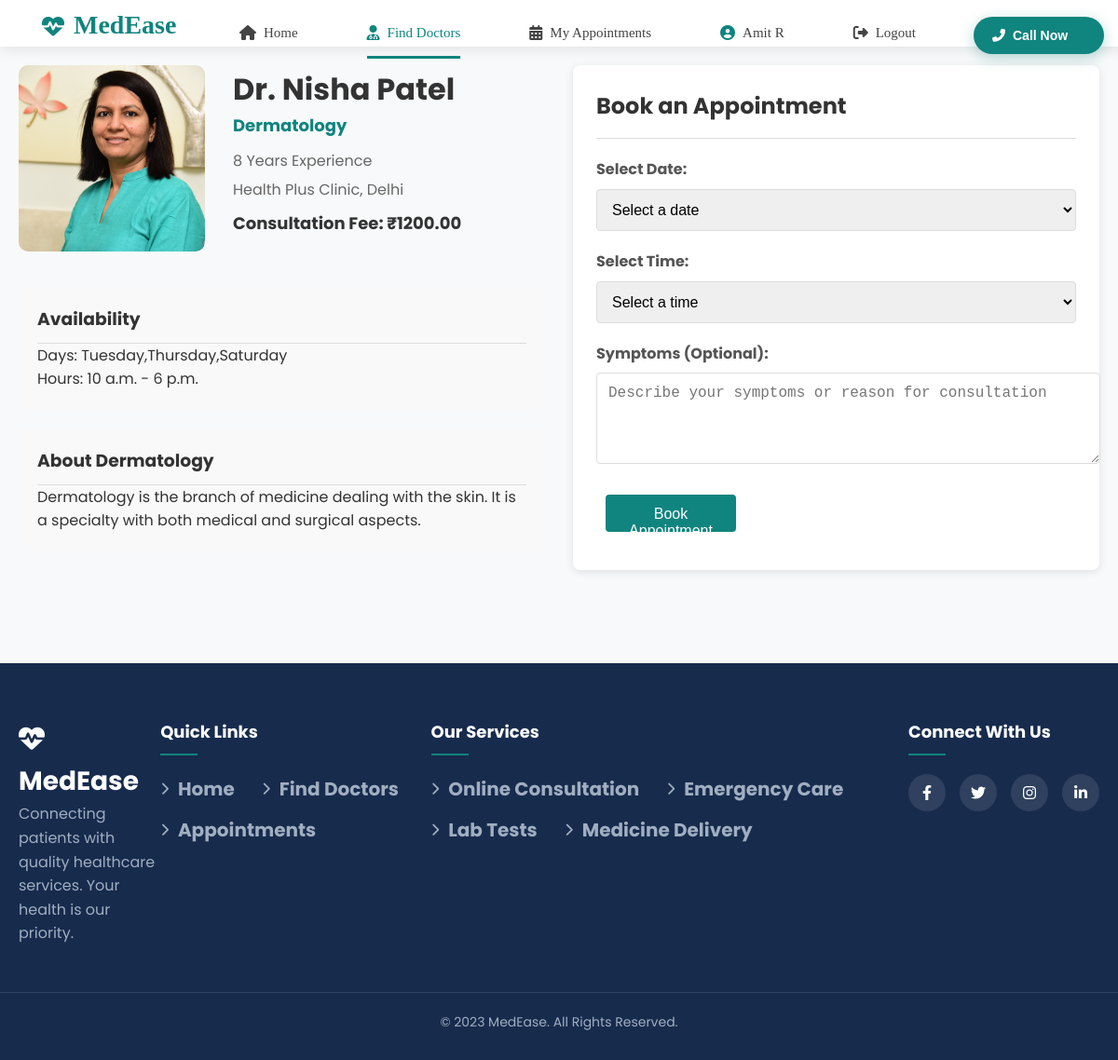
Screenshot of /doctors/2/ (signed in) with the database file from the repository.
### members/models.py (models this page shows, shortened)
class User(AbstractUser):
    username=None
    email=models.EmailField(unique=True)
    mobile=models.CharField(max_length=14)
    city=models.CharField(max_length=100)
    is_patient = models.BooleanField(default=True)
    is_doctor = models.BooleanField(default=False)
    is_hospital_admin = models.BooleanField(default=False)
    objects=UserManager()
    USERNAME_FIELD='email'
    REQUIRED_FIELDS=[]

class Doctor(models.Model):
    user = models.OneToOneField(User, on_delete=models.CASCADE, related_name='doctor_profile')
    speciality = models.ForeignKey(Speciality, on_delete=models.SET_NULL, null=True)
    experience = models.PositiveIntegerField(default=0)  # Experience in years
    fee = models.DecimalField(max_digits=10, decimal_places=2)
    location = models.ForeignKey(Location, on_delete=models.SET_NULL, null=True)
    available_days = models.CharField(max_length=100, default="Monday-Friday")  # e.g. "Monday,Wednesday,Friday"
    available_time_start = models.TimeField(default="09:00")
    available_time_end = models.TimeField(default="17:00")
    profile_image = models.CharField(max_length=200, default="/static/images/profilePhotos/doctor-avatar.png")  # Path to profile image

class Speciality(models.Model):
    name = models.CharField(max_length=100)
    description = models.TextField(blank=True, null=True)
    image = models.CharField(max_length=200, blank=True, null=True)  # Path to image
    class Meta:
        verbose_name_plural = "Specialities"

class Location(models.Model):
    name = models.CharField(max_length=100)
    address = models.TextField()
    city = models.CharField(max_length=100)
    state = models.CharField(max_length=100)
    pincode = models.CharField(max_length=10)

### members/views.py (the view)
# urls.py: path('doctors/<int:doctor_id>/', member_views.doctor_detail, name='doctor_detail'),
def doctor_detail(request, doctor_id):
    doctor = get_object_or_404(Doctor, id=doctor_id)
    available_dates = []
    today = timezone.now().date()
    for i in range(7):
        date = today + datetime.timedelta(days=i)
        day_name = date.strftime('%A')
        if day_name in doctor.available_days:
            available_dates.append(date)
    context = {
        'doctor': doctor,
        'available_dates': available_dates
    }
    return render(request, 'doctor_detail.html', context)

### templates/doctor_detail.html (shortened to what this page needs)
{% extends 'base.html' %}
{% block content %}
<div class="doctor-detail-container">
    <div class="doctor-profile">
        <div class="doctor-header">
            <div class="doctor-img">
                <img src="{{ doctor.profile_image }}" alt="Dr. {{ doctor.user.first_name }} {{ doctor.user.last_name }}">
            </div>
            <div class="doctor-basic-info">
                <h1>Dr. {{ doctor.user.first_name }} {{ doctor.user.last_name }}</h1>
                <p class="doctor-specialty">{{ doctor.speciality.name }}</p>
                <p class="doctor-experience">{{ doctor.experience }} Years Experience</p>
                <p class="doctor-location">{{ doctor.location.name }}, {{ doctor.location.city }}</p>
                <p class="doctor-fee">Consultation Fee: ₹{{ doctor.fee }}</p>
            </div>
        </div>
        <div class="doctor-availability-info">
            <h3>Availability</h3>
            <p>Days: {{ doctor.available_days }}</p>
            <p>Hours: {{ doctor.available_time_start }} - {{ doctor.available_time_end }}</p>
        </div>
        {% if doctor.speciality.description %}
        <div class="doctor-speciality-info">
            <h3>About {{ doctor.speciality.name }}</h3>
            <p>{{ doctor.speciality.description }}</p>
        </div>
        {% endif %}
    </div>
    <div class="appointment-booking-section">
        <h2>Book an Appointment</h2>
        {% if user.is_authenticated %}
            {% if available_dates %}
            <form method="POST" action="{% url 'book_appointment' doctor.id %}" class="booking-form">
                <div class="form-group">
                    <label for="appointment_date">Select Date:</label>
                    <select name="appointment_date" id="appointment_date" required>
                        <option value="">Select a date</option>
                    </select>
                </div>
                <div class="form-group">
                    <label for="appointment_time">Select Time:</label>
                    <select name="appointment_time" id="appointment_time" required>
                        <option value="">Select a time</option>
                    </select>
                </div>
                <div class="form-group">
                    <label for="symptoms">Symptoms (Optional):</label>
                    <textarea name="symptoms" id="symptoms" rows="4" placeholder="Describe your symptoms or reason for consultation"></textarea>
                </div>
                <div class="form-actions">
                    <button type="submit" class="book-btn">Book Appointment</button>
                </div>
            </form>
            {% else %}
            <div class="no-availability">
                <p>The doctor is not available for appointments in the next 7 days.</p>
                <p>Please check back later or select another doctor.</p>
                <a href="{% url 'search_doctors' %}" class="back-btn">Back to Doctors</a>
            </div>
            {% endif %}
        {% else %}
        <div class="login-required">
            <p>Please log in to book an appointment.</p>
            <a href="{% url 'login' %}?next={% url 'doctor_detail' doctor.id %}" class="login-btn">Login</a>
            <a href="{% url 'signup' %}" class="signup-btn">Sign Up</a>
        </div>
        {% endif %}
    </div>
</div>
{% endblock %}

### templates/base.html (shortened to what this page needs)
<!DOCTYPE html>
<html lang="en">
<head>
    <link rel="stylesheet" href="https://cdnjs.cloudflare.com/ajax/libs/font-awesome/6.4.0/css/all.min.css">
    <link rel="stylesheet" href="/static/css/style.css">
</head>
<body>
    <nav class="navbar">
        <div class="navdiv">
            <div class="logo"><a href="/"><i class="fas fa-heartbeat"></i>MedEase</a></div>
            <div class="nav-wrapper">
                <ul id="nav-menu">
                    <li class="{% if request.path == '/' %}active{% endif %}">
                        <a href="/"><i class="fas fa-home"></i> Home</a>
                    </li>
                    <li class="{% if '/doctors/' in request.path %}active{% endif %}">
                        <a href="/doctors/"><i class="fas fa-user-md"></i> Find Doctors</a>
                    </li>
                    {% if user.is_authenticated %}
                    {% if user.is_doctor %}
                    <li class="{% if '/appointments/' in request.path %}active{% endif %}">
                        <a href="/appointments/"><i class="fas fa-calendar-alt"></i> My Appointments</a>
                    </li>
                    {% elif user.is_hospital_admin %}
                    <li class="{% if '/admin/' in request.path %}active{% endif %}">
                        <a href="{% url 'admin_dashboard' %}"><i class="fas fa-chart-line"></i> Admin Dashboard</a>
                    </li>
                    {% else %}
                    <li class="{% if '/appointments/' in request.path %}active{% endif %}">
                        <a href="/appointments/"><i class="fas fa-calendar-alt"></i> My Appointments</a>
                    </li>
                    {% endif %}
                    <li class="user-welcome">
                        <a href="#"><i class="fas fa-user-circle"></i> {{ user.first_name }}</a>
                    </li>
                    <li>
                        <a href="/logout/"><i class="fas fa-sign-out-alt"></i> Logout</a>
                    </li>
                    {% endif %}
                </ul>
                <button class="call-btn" id="call-btn">
                    <a href="javascript:void(0)"><i class="fas fa-phone-alt"></i> Call Now</a>
                </button>
            </div>
        </div>
    </nav>
    <main>
        {% block content %}{% endblock %}
    </main>
    <footer>
        <div class="footer-content">
            <div class="footer-logo">
                <h1><i class="fas fa-heartbeat"></i> MedEase</h1>
                <p>Connecting patients with quality healthcare services. Your health is our priority.</p>
            </div>
            <div class="footer-links">
                <h3>Quick Links</h3>
                <ul>
                    <li><a href="/"><i class="fas fa-chevron-right"></i> Home</a></li>
                    <li><a href="/doctors/"><i class="fas fa-chevron-right"></i> Find Doctors</a></li>
                    <li><a href="/appointments/"><i class="fas fa-chevron-right"></i> Appointments</a></li>
                </ul>
            </div>
            <div class="footer-links">
                <h3>Our Services</h3>
                <ul>
                    <li><a href="#"><i class="fas fa-chevron-right"></i> Online Consultation</a></li>
                    <li><a href="#"><i class="fas fa-chevron-right"></i> Emergency Care</a></li>
                    <li><a href="#"><i class="fas fa-chevron-right"></i> Lab Tests</a></li>
                    <li><a href="#"><i class="fas fa-chevron-right"></i> Medicine Delivery</a></li>
                </ul>
            </div>
            <div class="footer-social">
                <h3>Connect With Us</h3>
                <div class="social-icons">
                    <a href="#"><i class="fab fa-facebook-f"></i></a>
                    <a href="#"><i class="fab fa-twitter"></i></a>
                    <a href="#"><i class="fab fa-instagram"></i></a>
                    <a href="#"><i class="fab fa-linkedin-in"></i></a>
                </div>
            </div>
        </div>
        <div class="copyright">
            <p>&copy; 2023 MedEase. All Rights Reserved.</p>
        </div>
    </footer>
</body>
</html>

### static/css/style.css (style rules this page uses)
* { text-decoration: none; padding: 0; margin: 0; }
.navbar { background-color: teal; font-family: calibri; padding-right: 15px; padding-left: 15px; height: 50px; }
.navdiv { display: flex; align-items: center; justify-content: space-between; }
.logo a { font-size: 30px; font-weight: 600; color: white; padding-bottom: 10%; }
li { list-style: name; display: inline-block; }
li a { color: white; font-size: 20px; font-weight: bold; margin-right: 25px; }
button { background-color: white; margin-left: 10px; margin-top: 5px; border-radius: 10px; padding: 10px; width: 140px; height: 40px; }
button a { color: rgb(0, 148, 118); font-weight: bold; font-size: 15px; }

### templates/doctor_detail.html (style rules this page uses)
.doctor-detail-container { max-width: 1200px; margin: 0 auto; padding: 20px; display: grid; grid-template-columns: 1fr 1fr; gap: 30px; }
.doctor-header { display: flex; margin-bottom: 30px; }
.doctor-img { flex: 0 0 200px; margin-right: 30px; }
.doctor-img img { width: 100%; border-radius: 10px; }
.doctor-basic-info h1 { margin-top: 0; color: #333; }
.doctor-specialty { color: #10847e; font-weight: bold; font-size: 18px; margin-bottom: 10px; }
.doctor-experience, .doctor-location { margin: 5px 0; color: #666; }
.doctor-fee { font-weight: bold; font-size: 18px; margin: 10px 0; }
.doctor-availability-info, .doctor-speciality-info { background-color: #f9f9f9; padding: 20px; border-radius: 8px; margin-bottom: 20px; }
.doctor-availability-info h3, .doctor-speciality-info h3 { margin-top: 0; color: #333; border-bottom: 1px solid #ddd; padding-bottom: 10px; }
.appointment-booking-section { background-color: white; padding: 25px; border-radius: 8px; box-shadow: 0 2px 10px rgba(0,0,0,0.1); }
.appointment-booking-section h2 { margin-top: 0; color: #333; border-bottom: 1px solid #ddd; padding-bottom: 15px; margin-bottom: 20px; }
.booking-form .form-group { margin-bottom: 20px; }
.booking-form label { display: block; margin-bottom: 8px; font-weight: bold; color: #555; }
.booking-form select, .booking-form textarea { width: 100%; padding: 12px; border: 1px solid #ddd; border-radius: 4px; font-size: 16px; }
.book-btn, .back-btn, .login-btn, .signup-btn { display: inline-block; padding: 12px 25px; background-color: #10847e; color: white; text-decoration: none; border: none; border-radius: 4px; font-size: 16px; cursor: pointer; transition: background-color 0.3s; }

### rows the page displays
User: first_name "Amit R"
Doctor: profile_image (picture), user.first_name "Nisha", user.last_name "Patel", speciality.name "Dermatology", experience "8", location.name "Health Plus Clinic", location.city "Delhi", fee "1200.00", available_days "Tuesday,Thursday,Saturday", available_time_start "10 a.m.", available_time_end "6 p.m.", speciality.description "Dermatology is the branch of medicine dealing with the skin. It is a specialty with both medical and surgical aspects."
